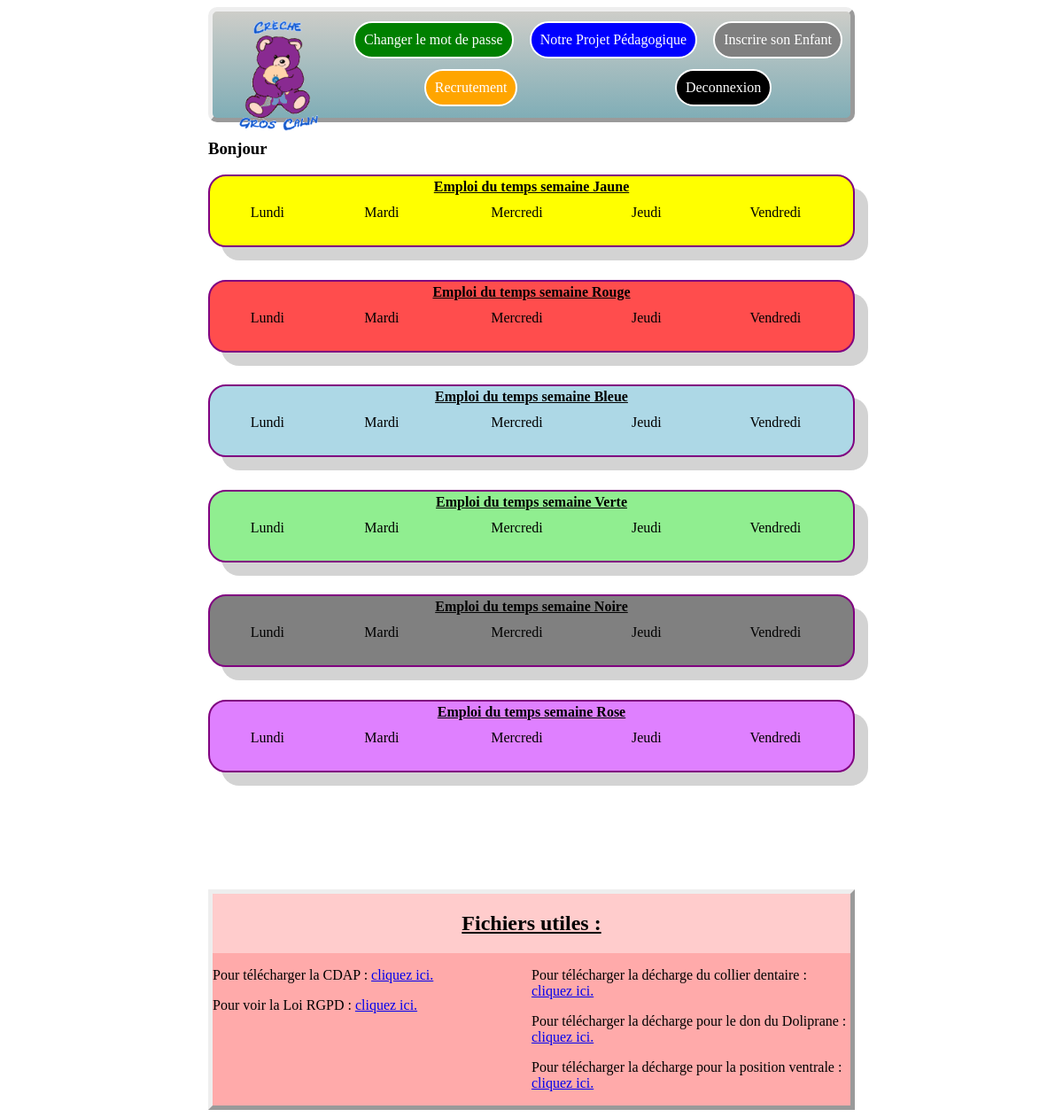
The page /appCreche/monCompte/ (signed in) on the database as committed earlier.
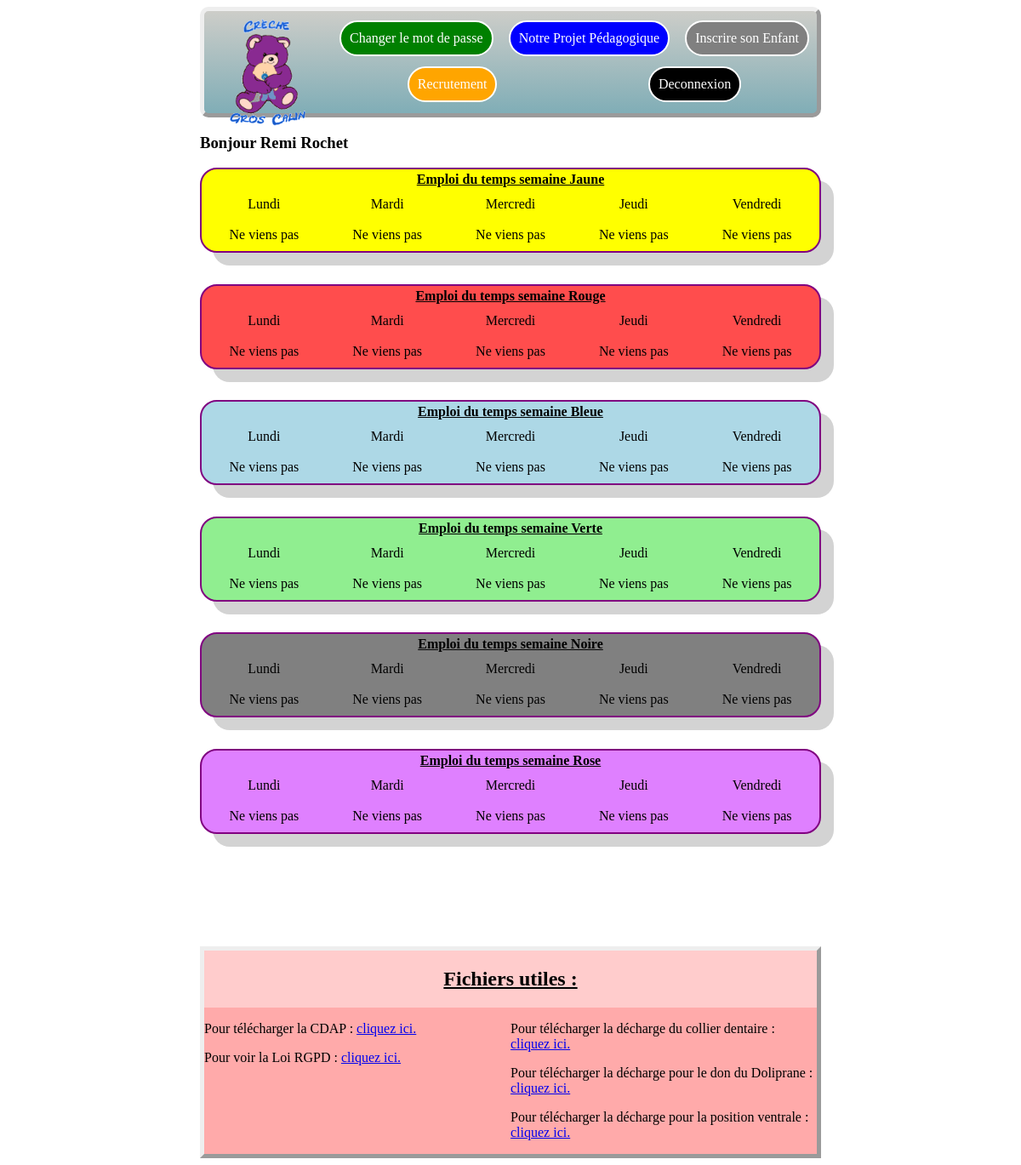
The same page on the database as committed later.
### appCreche/models.py (models this page shows, shortened)
class Employe(models.Model):
	nom					= models.CharField(_('nom'),max_length=20, validators=[validate_carac], null=True )
	prenom				= models.CharField(_('prenom'),max_length=20, validators=[validate_carac],null=True)
	adresseMail			= models.EmailField(_('Email de l\'employe'), null=True)
	num					= models.CharField(_('telephone'), max_length=10, validators=[validate_tel])
	empUser				= models.ForeignKey(CustomUser, on_delete=models.CASCADE, related_name=_('Utilisateur+'), null=True)
	horaireLundiSemaineJaune = models.CharField(_("Horaires du Lundi en semaine Jaune"), max_length=25, choices=horaireEmpl, default='')
	horaireMardiSemaineJaune = models.CharField(_("Horaires du Mardi en semaine Jaune"), max_length=25, choices=horaireEmpl, default='')
	horaireMercrediSemaineJaune = models.CharField(_("Horaires du Mercredi en semaine Jaune"), max_length=25, choices=horaireEmpl, default='')
	horaireJeudiSemaineJaune = models.CharField(_("Horaires du Jeudi en semaine Jaune"), max_length=25, choices=horaireEmpl, default='')
	horaireVendrediSemaineJaune = models.CharField(_("Horaires du Vendredi en semaine Jaune"), max_length=25, choices=horaireEmpl, default='')
	horaireLundiSemaineRouge = models.CharField(_("Horaires du Lundi en semaine Rouge"), max_length=25, choices=horaireEmpl, default='')
	horaireMardiSemaineRouge = models.CharField(_("Horaires du Mardi en semaine Rouge"), max_length=25, choices=horaireEmpl, default='')
	horaireMercrediSemaineRouge = models.CharField(_("Horaires du Mercredi en semaine Rouge"), max_length=25, choices=horaireEmpl, default='')
	horaireJeudiSemaineRouge = models.CharField(_("Horaires du Jeudi en semaine Rouge"), max_length=25, choices=horaireEmpl, default='')
	horaireVendrediSemaineRouge = models.CharField(_("Horaires du Vendredi en semaine Rouge"), max_length=25, choices=horaireEmpl, default='')
	horaireLundiSemaineBleue = models.CharField(_("Horaires du Lundi en semaine Bleue"), max_length=25, choices=horaireEmpl, default='')
	horaireMardiSemaineBleue = models.CharField(_("Horaires du Mardi en semaine Bleue"), max_length=25, choices=horaireEmpl, default='')
	horaireMercrediSemaineBleue = models.CharField(_("Horaires du Mercredi en semaine Bleue"), max_length=25, choices=horaireEmpl, default='')
	horaireJeudiSemaineBleue = models.CharField(_("Horaires du Jeudi en semaine Bleue"), max_length=25, choices=horaireEmpl, default='')
	horaireVendrediSemaineBleue = models.CharField(_("Horaires du Vendredi en semaine Bleue"), max_length=25, choices=horaireEmpl, default='')
	horaireLundiSemaineVerte = models.CharField(_("Horaires du Lundi en semaine Verte"), max_length=25, choices=horaireEmpl, default='')
	horaireMardiSemaineVerte = models.CharField(_("Horaires du Mardi en semaine Verte"), max_length=25, choices=horaireEmpl, default='')
	horaireMercrediSemaineVerte = models.CharField(_("Horaires du Mercredi en semaine Verte"), max_length=25, choices=horaireEmpl, default='')
	horaireJeudiSemaineVerte = models.CharField(_("Horaires du Jeudi en semaine Verte"), max_length=25, choices=horaireEmpl, default='')
	horaireVendrediSemaineVerte = models.CharField(_("Horaires du Vendredi en semaine Verte"), max_length=25, choices=horaireEmpl, default='')
	horaireLundiSemaineNoire = models.CharField(_("Horaires du Lundi en semaine Noire"), max_length=25, choices=horaireEmpl, default='')
	horaireMardiSemaineNoire = models.CharField(_("Horaires du Mardi en semaine Noire"), max_length=25, choices=horaireEmpl, default='')
	horaireMercrediSemaineNoire = models.CharField(_("Horaires du Mercredi en semaine Noire"), max_length=25, choices=horaireEmpl, default='')
	horaireJeudiSemaineNoire = models.CharField(_("Horaires du Jeudi en semaine Noire"), max_length=25, choices=horaireEmpl, default='')
	horaireVendrediSemaineNoire = models.CharField(_("Horaires du Vendredi en semaine Noire"), max_length=25, choices=horaireEmpl, default='')
	horaireLundiSemaineRose = models.CharField(_("Horaires du Lundi en semaine Rose"), max_length=25, choices=horaireEmpl, default='')
	horaireMardiSemaineRose = models.CharField(_("Horaires du Mardi en semaine Rose"), max_length=25, choices=horaireEmpl, default='')
	horaireMercrediSemaineRose = models.CharField(_("Horaires du Mercredi en semaine Rose"), max_length=25, choices=horaireEmpl, default='')
	horaireJeudiSemaineRose = models.CharField(_("Horaires du Jeudi en semaine Rose"), max_length=25, choices=horaireEmpl, default='')
	horaireVendrediSemaineRose = models.CharField(_("Horaires du Vendredi en semaine Rose"), max_length=25, choices=horaireEmpl, default='')

### appCreche/views.py (the view)
# urls.py: path('monCompte/',views.monCompte, name='monCompte'),
def monCompte(request):
	context = {
		'parent': Parent.objects.filter(parentUser = request.user).first(),
		'enfant': Enfant.objects.filter(Parents = Parent.objects.filter(parentUser = request.user).first()).first(),
		'employe': Employe.objects.filter(empUser = request.user).first(),
		'EnfantPreinscrit': EnfantPreinscrit.objects.filter(Enfant = Enfant.objects.filter(Parents = Parent.objects.filter(parentUser = request.user).first()).first()).first(),
		'EnfantEnAttente': EnfantEnAttente.objects.filter(Enfant = Enfant.objects.filter(Parents = Parent.objects.filter(parentUser = request.user).first()).first()).first(),
		'EnfantPresent': EnfantPresent.objects.filter(Enfant = Enfant.objects.filter(Parents = Parent.objects.filter(parentUser = request.user).first()).first()).first(),
		'nbEnfant': EnfantPresent.objects.count(),
		'placeSoirLundi': EnfantPresent.objects.filter(Enfant__in = Enfant.objects.exclude(partLundi = "16h30")).count(),
		'placeSoirMardi': EnfantPresent.objects.filter(Enfant__in = Enfant.objects.exclude(partMardi = "16h30")).count(),
		'placeSoirMercredi': EnfantPresent.objects.filter(Enfant__in = Enfant.objects.exclude(partMercredi = "16h30")).count(),
		'placeSoirJeudi': EnfantPresent.objects.filter(Enfant__in = Enfant.objects.exclude(partJeudi = "16h30")).count(),
		'placeSoirVendredi': EnfantPresent.objects.filter(Enfant__in = Enfant.objects.exclude(partVendredi = "16h30")).count(),
	}
	return render(request, 'appCreche/monCompte.html', context)

### appCreche/templates/appCreche/monCompte.html (shortened to what this page needs)
{% extends 'appCreche/base.html' %}
{% block header %}
{% load static %}
<link rel="stylesheet" type="text/css" href="{% static 'appCreche/css/postconnexion.css' %}">
{% if user.is_authenticated %}
<div id="header">
    <a href="../../"><img src="../../static/appCreche/images/logo.png"   alt="le logo" id="logo"></a>
    <div id="headerHautBas">
        <div id="headerhaut">
            <div id="moncompte"><a href="{% url 'password_reset' %}"> Changer le mot de passe </a> </div>
            <div id="Projet"><a href="../../appCreche/projetPedagogique"> Notre Projet Pédagogique</a></div>
            <div id="inscriptionEnfant"><a href="../../appCreche/inscriptionEnfant"> Inscrire son Enfant </a></div>
        </div>
        <div id="headerbas">
            <div id="recrutement"><a href="../../appCreche/recrutement"> Recrutement </a></div>
            <div id="Deconnexion"><a href="{% url 'logout' %}">Deconnexion</a></div>
        </div>
    </div>
</div>
{% endif %}
{% endblock header %}
{% block content %}
<div id="MonCompte">
<link rel="stylesheet" type="text/css" href="{% static 'appCreche/css/tableau.css' %}">
{% if user.is_Employe %}
<h3> Bonjour {{employe.prenom}} {{employe.nom}} </h3>
<table id="Jaune">
<thead>
    <tr>
        <th colspan="5"> Emploi du temps semaine Jaune </th>
    </tr>
</thead>
<tbody>
    <tr>
        <td>Lundi</td>
        <td>Mardi</td>
        <td>Mercredi</td>
        <td>Jeudi</td>
        <td>Vendredi</td>
    </tr>
    <tr id="jaune">
        <td>{%if horaireLundiSemaineJaune != "no" %} {{employe.horaireLundiSemaineJaune}} {% else %} Ne travaille pas {% endif %} </td>
        <td>{%if horaireMardiSemaineJaune != "no" %} {{employe.horaireMardiSemaineJaune}}{% else %} Ne travaille pas {% endif %} </td>
        <td>{%if horaireMercrediSemaineJaune != "no" %} {{employe.horaireMercrediSemaineJaune}}{% else %} Ne travaille pas {% endif %} </td>
        <td>{%if horaireJeudiSemaineJaune != "no" %} {{employe.horaireJeudiSemaineJaune}}{% else %} Ne travaille pas {% endif %} </td>
        <td>{%if horaireVendrediSemaineJaune != "no" %} {{employe.horaireVendrediSemaineJaune}}{% else %} Ne travaille pas {% endif %} </td>
    </tr>
</tbody>
</table>
<table id="Rouge">
<thead>
    <tr>
       <th colspan="5"> Emploi du temps semaine Rouge </th>
    </tr>
</thead>
<tbody>
    <tr>
        <td>Lundi</td>
        <td>Mardi</td>
        <td>Mercredi</td>
        <td>Jeudi</td>
        <td>Vendredi</td>
    </tr>
    <tr>
        <td>{%if horaireLundiSemaineRouge != "no" %} {{employe.horaireLundiSemaineRouge}} {% else %} Ne travaille pas {% endif %} </td>
        <td>{%if horaireMardiSemaineRouge != "no" %} {{employe.horaireMardiSemaineRouge}}{% else %} Ne travaille pas {% endif %} </td>
        <td>{%if horaireMercrediSemaineRouge != "no" %} {{employe.horaireMercrediSemaineRouge}}{% else %} Ne travaille pas {% endif %} </td>
        <td>{%if horaireJeudiSemaineRouge != "no" %} {{employe.horaireJeudiSemaineRouge}}{% else %} Ne travaille pas {% endif %} </td>
        <td>{%if horaireVendrediSemaineRouge != "no" %} {{employe.horaireVendrediSemaineRouge}}{% else %} Ne travaille pas {% endif %} </td>
    </tr>
</tbody>
</table>
<table id="Bleu">
<thead>
    <tr>
       <th colspan="5"> Emploi du temps semaine Bleue </th>
    </tr>
</thead>
<tbody>
    <tr>
        <td>Lundi</td>
        <td>Mardi</td>
        <td>Mercredi</td>
        <td>Jeudi</td>
        <td>Vendredi</td>
    </tr>
    <tr id="bleu">
        <td>{%if horaireLundiSemaineBleue != "no" %} {{employe.horaireLundiSemaineBleue}} {% else %} Ne travaille pas {% endif %} </td>
        <td>{%if horaireMardiSemaineBleue != "no" %} {{employe.horaireMardiSemaineBleue}}{% else %} Ne travaille pas {% endif %} </td>
        <td>{%if horaireMercrediSemaineBleue != "no" %} {{employe.horaireMercrediSemaineBleue}}{% else %} Ne travaille pas {% endif %} </td>
        <td>{%if horaireJeudiSemaineBleue != "no" %} {{employe.horaireJeudiSemaineBleue}}{% else %} Ne travaille pas {% endif %} </td>
        <td>{%if horaireVendrediSemaineBleue != "no" %} {{employe.horaireVendrediSemaineBleue}}{% else %} Ne travaille pas {% endif %} </td>
    </tr>
</tbody>
</table>
<table id="Vert">
<thead>
    <tr>
       <th colspan="5"> Emploi du temps semaine Verte </th>
    </tr>
</thead>
<tbody>
    <tr>
        <td>Lundi</td>
        <td>Mardi</td>
        <td>Mercredi</td>
        <td>Jeudi</td>
        <td>Vendredi</td>
    </tr>
    <tr id="vert">
        <td>{%if horaireLundiSemaineVerte != "no" %} {{employe.horaireLundiSemaineVerte}} {% else %} Ne travaille pas {% endif %} </td>
        <td>{%if horaireMardiSemaineVerte != "no" %} {{employe.horaireMardiSemaineVerte}}{% else %} Ne travaille pas {% endif %} </td>
        <td>{%if horaireMercrediSemaineVerte != "no" %} {{employe.horaireMercrediSemaineVerte}}{% else %} Ne travaille pas {% endif %} </td>
        <td>{%if horaireJeudiSemaineVerte != "no" %} {{employe.horaireJeudiSemaineVerte}}{% else %} Ne travaille pas {% endif %} </td>
        <td>{%if horaireVendrediSemaineVerte != "no" %} {{employe.horaireVendrediSemaineVerte}}{% else %} Ne travaille pas {% endif %} </td>
    </tr>
</tbody>
</table>
<table id="Noir">
<thead>
    <tr>
       <th colspan="5"> Emploi du temps semaine Noire </th>
    </tr>
</thead>
<tbody>
    <tr>
        <td>Lundi</td>
        <td>Mardi</td>
        <td>Mercredi</td>
        <td>Jeudi</td>
        <td>Vendredi</td>
    </tr>
    <tr id="noir">
        <td>{%if horaireLundiSemaineNoire != "no" %} {{employe.horaireLundiSemaineNoire}} {% else %} Ne travaille pas {% endif %} </td>
        <td>{%if horaireMardiSemaineNoire != "no" %} {{employe.horaireMardiSemaineNoire}}{% else %} Ne travaille pas {% endif %} </td>
        <td>{%if horaireMercrediSemaineNoire != "no" %} {{employe.horaireMercrediSemaineNoire}}{% else %} Ne travaille pas {% endif %} </td>
        <td>{%if horaireJeudiSemaineNoire != "no" %} {{employe.horaireJeudiSemaineNoire}}{% else %} Ne travaille pas {% endif %} </td>
        <td>{%if horaireVendrediSemaineNoire != "no" %} {{employe.horaireVendrediSemaineNoire}}{% else %} Ne travaille pas {% endif %} </td>
    </tr>
    </tbody>
</table>
<table id="Rose">
<thead>
    <tr>
       <th colspan="5"> Emploi du temps semaine Rose </th>
    </tr>
</thead>
<tbody>
    <tr>
        <td>Lundi</td>
        <td>Mardi</td>
        <td>Mercredi</td>
        <td>Jeudi</td>
        <td>Vendredi</td>
    </tr>
    <tr id="rose">
        <td>{%if horaireLundiSemaineRose != "no" %} {{employe.horaireLundiSemaineRose}} {% else %} Ne travaille pas {% endif %} </td>
        <td>{%if horaireMardiSemaineRose != "no" %} {{employe.horaireMardiSemaineRose}}{% else %} Ne travaille pas {% endif %} </td>
        <td>{%if horaireMercrediSemaineRose != "no" %} {{employe.horaireMercrediSemaineRose}}{% else %} Ne travaille pas {% endif %} </td>
        <td>{%if horaireJeudiSemaineRose != "no" %} {{employe.horaireJeudiSemaineRose}}{% else %} Ne travaille pas {% endif %} </td>
        <td>{%if horaireVendrediSemaineRose != "no" %} {{employe.horaireVendrediSemaineRose}}{% else %} Ne travaille pas {% endif %} </td>
    </tr>
</tbody>
</table>
{% else %}
Vous n'avez pas inscrit d'enfant à la crèche.
{% endif %}
</div>
{% endblock %}

### appCreche/templates/appCreche/base.html (shortened to what this page needs)
<!DOCTYPE html>
<html>
    <head>
        {% load static %}
    </head>
    <body>
    	{% block nav %}
            <link rel="stylesheet" type="text/css" href="{% static 'appCreche/css/nav.css' %}">
            {%endblock nav%}
        <main>
            {% block header %}{% endblock header %}
			<div class="wrapper">
            {% block content %}
            {% endblock content %}
     	   </div>
     	   <div class="push">
     	   </div>
            {% block footer %}
             <link rel="stylesheet" type="text/css" href="{% static 'appCreche/css/footer.css' %}">
            	<footer id="footer">
            	<h2> Fichiers utiles : </h2>
            <div id="englobe">
            <div id="renseignements">
            	<p>	Pour télécharger la CDAP : <a href="../../media/fichier_utiles/cdap.odt"> cliquez ici. </a></p>
            	<p> Pour voir la Loi RGPD : <a href="../../media/fichier_utiles/Loi RGPD.odt"> cliquez ici. </a></p>
            	</div>
            <div id="decharges">
            	<p> Pour télécharger la décharge du collier dentaire : <a href="../../media/fichier_utiles/décharge collier dentaire.doc"> cliquez ici. </a></p>
            	<p> Pour télécharger la décharge pour le don du Doliprane : <a href="../../media/fichier_utiles/décharge don doliprane.odt"> cliquez ici. </a></p>
            	<p> Pour télécharger la décharge pour la position ventrale : <a href="../../media/fichier_utiles/décharge position ventrale.doc"> cliquez ici. </a></p>
			</div>
            </div>
        </footer>
            {% endblock footer%}
        </main>
    </body>
</html>

Rows that differ between the two databases and show on the page:
added Employe: prenom "Remi", nom "Rochet", horaireLundiSemaineJaune "Ne viens pas", horaireMardiSemaineJaune "Ne viens pas", horaireMercrediSemaineJaune "Ne viens pas", horaireJeudiSemaineJaune "Ne viens pas", horaireVendrediSemaineJaune "Ne viens pas", horaireLundiSemaineRouge "Ne viens pas", horaireMardiSemaineRouge "Ne viens pas", horaireMercrediSemaineRouge "Ne viens pas", horaireJeudiSemaineRouge "Ne viens pas", horaireVendrediSemaineRouge "Ne viens pas", horaireLundiSemaineBleue "Ne viens pas", horaireMardiSemaineBleue "Ne viens pas", horaireMercrediSemaineBleue "Ne viens pas", horaireJeudiSemaineBleue "Ne viens pas", horaireVendrediSemaineBleue "Ne viens pas", horaireLundiSemaineVerte "Ne viens pas", horaireMardiSemaineVerte "Ne viens pas", horaireMercrediSemaineVerte "Ne viens pas", horaireJeudiSemaineVerte "Ne viens pas", horaireVendrediSemaineVerte "Ne viens pas", horaireLundiSemaineNoire "Ne viens pas", horaireMardiSemaineNoire "Ne viens pas", horaireMercrediSemaineNoire "Ne viens pas", horaireJeudiSemaineNoire "Ne viens pas", horaireVendrediSemaineNoire "Ne viens pas", horaireLundiSemaineRose "Ne viens pas", horaireMardiSemaineRose "Ne viens pas", horaireMercrediSemaineRose "Ne viens pas", horaireJeudiSemaineRose "Ne viens pas", horaireVendrediSemaineRose "Ne viens pas"
